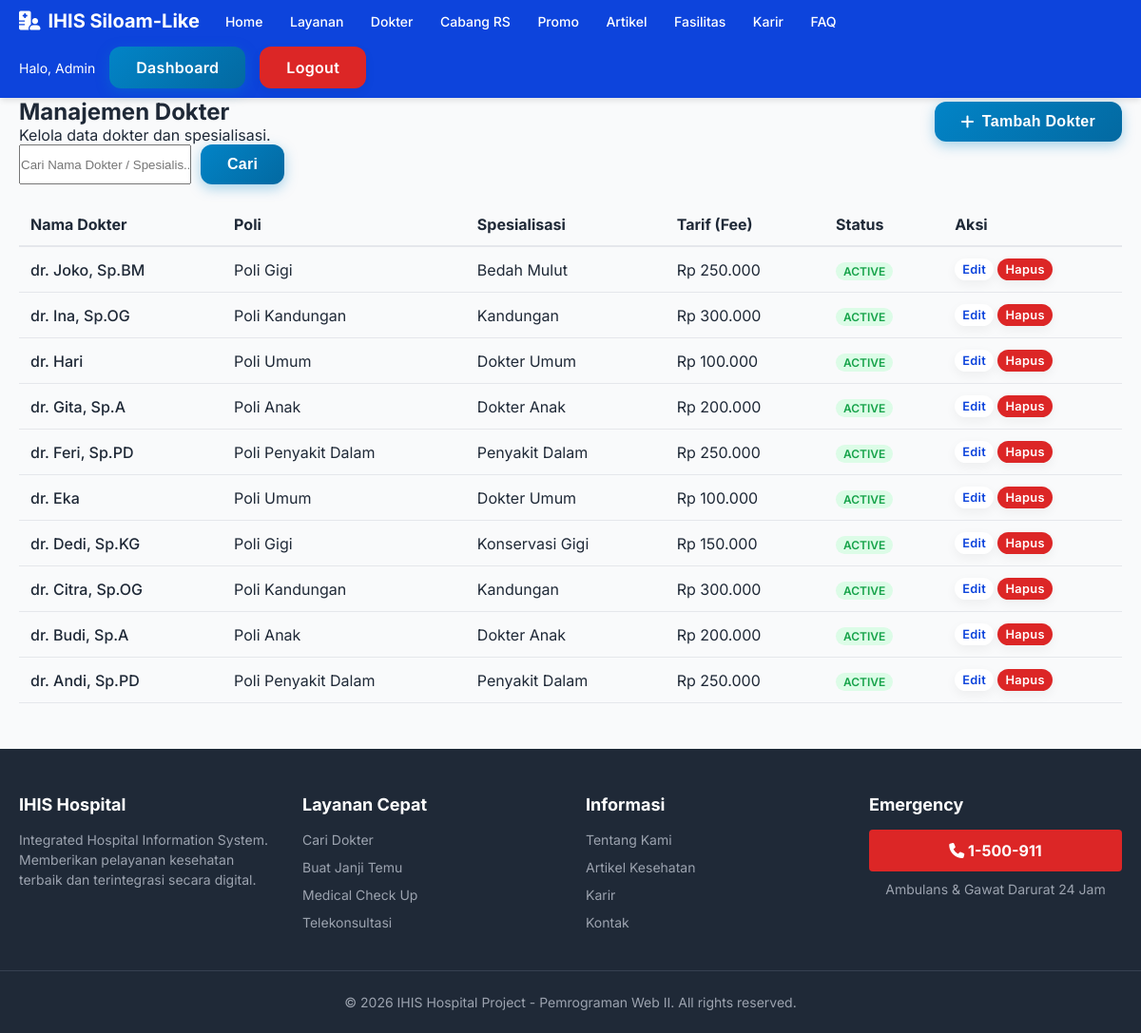
Screenshot of /index.php?page=admin_doctors (signed in) with the database file from the repository.
### tables this page shows
CREATE TABLE `doctors` (
  `id` int(11) NOT NULL,
  `user_id` int(11) NOT NULL,
  `poly_id` int(11) NOT NULL,
  `full_name` varchar(150) NOT NULL,
  `specialty` varchar(100) NOT NULL,
  `fee` decimal(10,2) NOT NULL DEFAULT 0.00,
  `status` enum('ACTIVE','INACTIVE') DEFAULT 'ACTIVE',
  `created_at` timestamp NULL DEFAULT current_timestamp()
);

CREATE TABLE `poly` (
  `id` int(11) NOT NULL,
  `name` varchar(100) NOT NULL,
  `description` text DEFAULT NULL,
  `created_at` timestamp NULL DEFAULT current_timestamp()
);

### index.php (called while the page is built, shortened)
<?php
$page = isset($_GET['page']) ? $_GET['page'] : 'home';
require_once 'includes/header.php';
require_once "pages/{$page}.php";
require_once 'includes/footer.php';
?>

### pages/admin_doctors.php (the view, shortened to what this page needs)
<?php
$search = isset($_GET['q']) ? $_GET['q'] : '';
$page_num = isset($_GET['p']) ? (int)$_GET['p'] : 1;
$limit = 10;
$offset = ($page_num - 1) * $limit;
$where = "";
$params = [];
$sql = "SELECT d.*, p.name as poly_name FROM doctors d LEFT JOIN poly p ON d.poly_id = p.id $where ORDER BY d.id DESC LIMIT $limit OFFSET $offset";
$stmt = $pdo->prepare($sql);
$stmt->execute($params);
$doctors = $stmt->fetchAll(PDO::FETCH_ASSOC);
?>
<div class="container page-wrapper">
    <div class="page-header" style="display: flex; justify-content: space-between; align-items: center;">
        <div>
            <h2>Manajemen Dokter</h2>
            <p>Kelola data dokter dan spesialisasi.</p>
        </div>
        <button class="btn btn-primary" onclick="alert('Fitur tambah dokter akan diarahkan ke form pendaftaran dokter.')"><i class="fa-solid fa-plus"></i> Tambah Dokter</button>
    </div>
    <div class="card">
        <form method="GET" action="index.php" style="margin-bottom: 20px; display: flex; gap: 10px;">
            <input type="text" name="q" value="<?= htmlspecialchars($search) ?>" placeholder="Cari Nama Dokter / Spesialis..." class="form-control" style="max-width: 300px;">
            <button type="submit" class="btn btn-primary">Cari</button>
        </form>
        <div class="table-responsive">
            <table class="table" style="width: 100%; border-collapse: collapse;">
                <thead>
                    <tr style="border-bottom: 2px solid #e5e7eb; text-align: left;">
                        <th style="padding: 12px;">Nama Dokter</th>
                        <th style="padding: 12px;">Poli</th>
                        <th style="padding: 12px;">Spesialisasi</th>
                        <th style="padding: 12px;">Tarif (Fee)</th>
                        <th style="padding: 12px;">Status</th>
                        <th style="padding: 12px;">Aksi</th>
                    </tr>
                </thead>
                <tbody>
                    <?php if(count($doctors) > 0): ?>
                        <?php foreach($doctors as $d): ?>
                        <tr style="border-bottom: 1px solid #e5e7eb;">
                            <td style="padding: 12px; font-weight: 500;"><?= htmlspecialchars($d['full_name']) ?></td>
                            <td style="padding: 12px;"><?= htmlspecialchars($d['poly_name']) ?></td>
                            <td style="padding: 12px;"><?= htmlspecialchars($d['specialty']) ?></td>
                            <td style="padding: 12px;">Rp <?= number_format($d['fee'], 0, ',', '.') ?></td>
                            <td style="padding: 12px;">
                                <span style="background: <?= $d['status'] == 'ACTIVE' ? '#dcfce7' : '#fee2e2' ?>; color: <?= $d['status'] == 'ACTIVE' ? '#16a34a' : '#dc2626' ?>; padding: 2px 8px; border-radius: 10px; font-size: 0.75rem; font-weight: 600;">
                                    <?= $d['status'] ?>
                                </span>
                            </td>
                            <td style="padding: 12px;">
                                <a href="#" class="btn btn-light" style="padding: 4px 8px; font-size: 0.8rem;">Edit</a>
                                <a href="index.php?page=admin_doctors&delete=<?= $d['id'] ?>" onclick="return confirm('Hapus dokter ini?')" class="btn btn-danger" style="padding: 4px 8px; font-size: 0.8rem;">Hapus</a>
                            </td>
                        </tr>
                        <?php endforeach; ?>
                    <?php else: ?>
                        <tr>
                            <td colspan="6" style="padding: 20px; text-align: center; color: var(--text-muted);">Belum ada data dokter.</td>
                        </tr>
                    <?php endif; ?>
                </tbody>
            </table>
        </div>
    </div>
</div>

### assets/css/global.css (style rules this page uses)
:root { --primary-color: #0d44dc; --primary-hover: #2563eb; --danger-color: #dc2626; --danger-hover: #ef4444; --bg-light: #f9fafb; --text-main: #1f2937; --text-muted: #6b7280; --white: #ffffff; --font-family: 'Inter', sans-serif; }
* { margin: 0; padding: 0; box-sizing: border-box; }
body { font-family: var(--font-family); background-color: var(--bg-light); color: var(--text-main); display: flex; flex-direction: column; min-height: 100vh; }
.container { max-width: 1200px; margin: 0 auto; padding: 0 20px; width: 100%; }
a { text-decoration: none; color: inherit; }
.btn-primary { background-color: var(--primary-hover); color: var(--white); }
.btn-danger { background-color: var(--danger-color); color: var(--white); }
.btn-light { background-color: var(--white); color: var(--primary-color); }
.btn { display: inline-flex; align-items: center; justify-content: center; gap: 8px; padding: 12px 28px; font-size: 1rem; font-weight: 600; letter-spacing: 0.3px; text-decoration: none; border: none; border-radius: 12px; cursor: pointer; transition: all 0.3s cubic-bezier(0.4, 0, 0.2, 1); box-shadow: 0 4px 12px rgba(0, 0, 0, 0.05); }
.btn-primary { background: linear-gradient(135deg, #0284c7 0%, #0369a1 100%); color: #ffffff; box-shadow: 0 4px 14px rgba(2, 132, 199, 0.35); }

### rows the page displays
doctors: full_name "dr. Joko, Sp.BM", poly.name "Poli Gigi", specialty "Bedah Mulut", fee "250.000", status "ACTIVE"
doctors: full_name "dr. Ina, Sp.OG", poly.name "Poli Kandungan", specialty "Kandungan", fee "300.000", status "ACTIVE"
doctors: full_name "dr. Hari", poly.name "Poli Umum", specialty "Dokter Umum", fee "100.000", status "ACTIVE"
doctors: full_name "dr. Gita, Sp.A", poly.name "Poli Anak", specialty "Dokter Anak", fee "200.000", status "ACTIVE"
doctors: full_name "dr. Feri, Sp.PD", poly.name "Poli Penyakit Dalam", specialty "Penyakit Dalam", fee "250.000", status "ACTIVE"
doctors: full_name "dr. Eka", poly.name "Poli Umum", specialty "Dokter Umum", fee "100.000", status "ACTIVE"
doctors: full_name "dr. Dedi, Sp.KG", poly.name "Poli Gigi", specialty "Konservasi Gigi", fee "150.000", status "ACTIVE"
doctors: full_name "dr. Citra, Sp.OG", poly.name "Poli Kandungan", specialty "Kandungan", fee "300.000", status "ACTIVE"
doctors: full_name "dr. Budi, Sp.A", poly.name "Poli Anak", specialty "Dokter Anak", fee "200.000", status "ACTIVE"
doctors: full_name "dr. Andi, Sp.PD", poly.name "Poli Penyakit Dalam", specialty "Penyakit Dalam", fee "250.000", status "ACTIVE"

### other values shown
$_SESSION['user_name'] "Admin"
